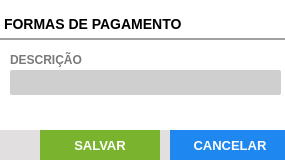
<?xml version="1.0" encoding="UTF-8"?>
<ui version="4.0">
 <class>ct_FormProdutos</class>
 <widget class="QFrame" name="ct_FormProdutos">
  <property name="geometry">
   <rect>
    <x>0</x>
    <y>0</y>
    <width>285</width>
    <height>160</height>
   </rect>
  </property>
  <property name="windowTitle">
   <string>Cadastro de Finalizadoras</string>
  </property>
  <property name="frameShape">
   <enum>QFrame::StyledPanel</enum>
  </property>
  <property name="frameShadow">
   <enum>QFrame::Raised</enum>
  </property>
  <widget class="QFrame" name="fr_FormProdutos">
   <property name="geometry">
    <rect>
     <x>0</x>
     <y>0</y>
     <width>841</width>
     <height>431</height>
    </rect>
   </property>
   <property name="styleSheet">
    <string notr="true">background: #FFF;
border: none</string>
   </property>
   <widget class="QLabel" name="lb_FormProdutos">
    <property name="geometry">
     <rect>
      <x>0</x>
      <y>10</y>
      <width>780</width>
      <height>30</height>
     </rect>
    </property>
    <property name="styleSheet">
     <string notr="true">QLabel{
font-size: 14px;
font-family: &quot;Arial&quot;;
font-weight: bold;

border-bottom: 2px solid #A2A2A2
}</string>
    </property>
    <property name="text">
     <string>FORMAS DE PAGAMENTO</string>
    </property>
   </widget>
   <widget class="QLabel" name="lb_FormProdutos_6">
    <property name="geometry">
     <rect>
      <x>10</x>
      <y>50</y>
      <width>215</width>
      <height>20</height>
     </rect>
    </property>
    <property name="styleSheet">
     <string notr="true">QLabel{
font-size: 12px;
font-family: &quot;Arial Unicode MS&quot;;
font-weight: bold;
color: #797979
}</string>
    </property>
    <property name="text">
     <string>DESCRIÇÃO</string>
    </property>
   </widget>
   <widget class="QLineEdit" name="tx_desc">
    <property name="geometry">
     <rect>
      <x>10</x>
      <y>70</y>
      <width>271</width>
      <height>25</height>
     </rect>
    </property>
    <property name="focusPolicy">
     <enum>Qt::WheelFocus</enum>
    </property>
    <property name="styleSheet">
     <string notr="true">QLineEdit{
background: #CFCFCF;
border-radius: 2px;
color: #000;
font: 13px &quot;Arial&quot; 
}
QLineEdit:Focus {
border: 1px solid red;
}</string>
    </property>
    <property name="placeholderText">
     <string/>
    </property>
   </widget>
   <widget class="QFrame" name="fr_BotoesFormProdutos">
    <property name="geometry">
     <rect>
      <x>-380</x>
      <y>130</y>
      <width>671</width>
      <height>30</height>
     </rect>
    </property>
    <property name="styleSheet">
     <string notr="true">background:#E1DFE0;
border: none;</string>
    </property>
    <widget class="QPushButton" name="bt_cancelar">
     <property name="geometry">
      <rect>
       <x>550</x>
       <y>0</y>
       <width>120</width>
       <height>30</height>
      </rect>
     </property>
     <property name="font">
      <font>
       <pointsize>10</pointsize>
       <weight>75</weight>
       <bold>true</bold>
      </font>
     </property>
     <property name="cursor">
      <cursorShape>PointingHandCursor</cursorShape>
     </property>
     <property name="focusPolicy">
      <enum>Qt::NoFocus</enum>
     </property>
     <property name="contextMenuPolicy">
      <enum>Qt::ActionsContextMenu</enum>
     </property>
     <property name="styleSheet">
      <string notr="true">QPushButton {
background-color: #1E87F0;
color: #FFF
 }
QPushButton:hover{
background-color: #40a286
}</string>
     </property>
     <property name="text">
      <string>CANCELAR</string>
     </property>
     <property name="iconSize">
      <size>
       <width>75</width>
       <height>35</height>
      </size>
     </property>
    </widget>
    <widget class="QPushButton" name="bt_salvar">
     <property name="geometry">
      <rect>
       <x>420</x>
       <y>0</y>
       <width>120</width>
       <height>30</height>
      </rect>
     </property>
     <property name="font">
      <font>
       <family>Tahoma</family>
       <pointsize>10</pointsize>
       <weight>75</weight>
       <bold>true</bold>
      </font>
     </property>
     <property name="cursor">
      <cursorShape>PointingHandCursor</cursorShape>
     </property>
     <property name="focusPolicy">
      <enum>Qt::NoFocus</enum>
     </property>
     <property name="contextMenuPolicy">
      <enum>Qt::ActionsContextMenu</enum>
     </property>
     <property name="styleSheet">
      <string notr="true">QPushButton {
background-color: #7AB32E;
color: #FFF
 }
QPushButton:hover{
background-color: #40a286
}</string>
     </property>
     <property name="text">
      <string>SALVAR</string>
     </property>
     <property name="iconSize">
      <size>
       <width>75</width>
       <height>35</height>
      </size>
     </property>
    </widget>
   </widget>
   <widget class="QLabel" name="lb_qtdeMin">
    <property name="geometry">
     <rect>
      <x>890</x>
      <y>350</y>
      <width>40</width>
      <height>35</height>
     </rect>
    </property>
    <property name="text">
     <string/>
    </property>
   </widget>
  </widget>
 </widget>
 <tabstops>
  <tabstop>tx_desc</tabstop>
 </tabstops>
 <resources/>
 <connections/>
</ui>
